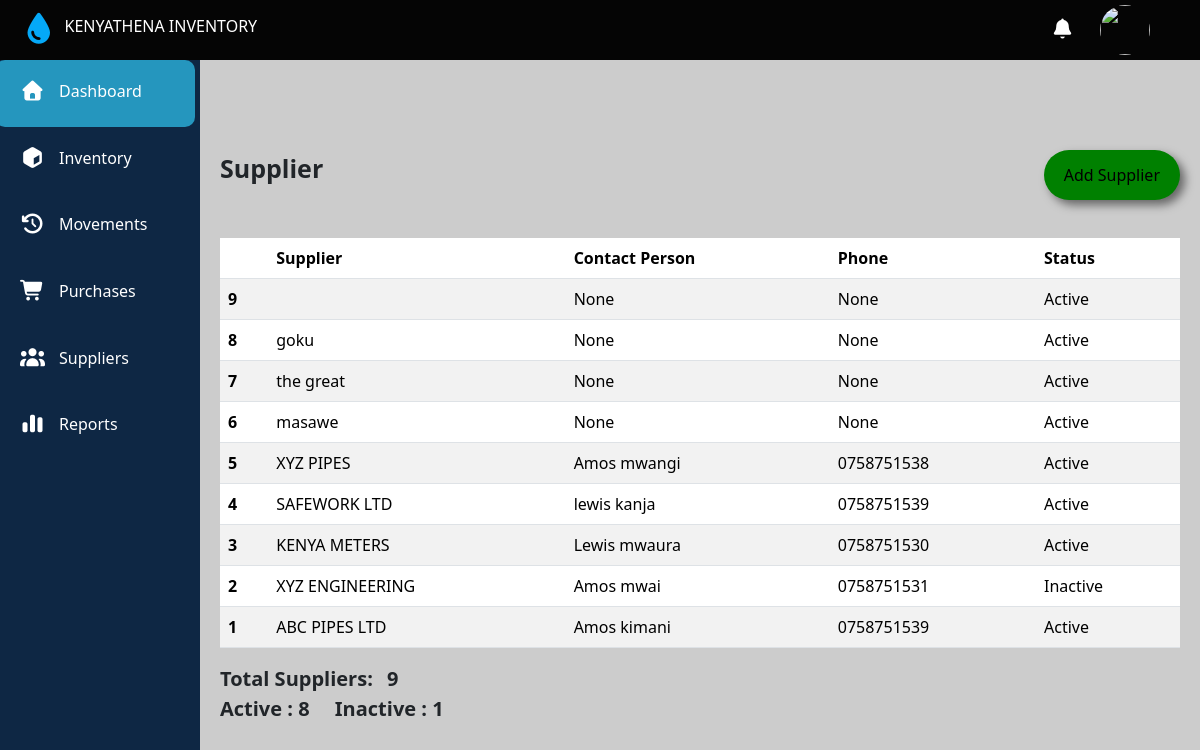
The app's page /supplierpage/ with its own data.
### main/models.py (models this page shows, shortened)
class Suppliers(models.Model):
  supplier=models.CharField(max_length=200)
  contact = models.CharField(max_length=200,null=True)
  phone = models.CharField(max_length=15,null=True)
  status =models.BooleanField(default=True ,null=True)

### main/views.py (the view)
# urls.py: path('supplierpage/',views.supplierPage,name ='supplier'),
def supplierPage(request):
  suppliers = Suppliers.objects.all()[:10]
  suppliers_count= Suppliers.objects.count()
  suppliers_active = Suppliers.objects.filter(status=True).count()
  suppliers_inactive = Suppliers.objects.filter(status=False).count()
  context ={'suppliers':suppliers,'suppliers_count':suppliers_count,'suppliers_active':suppliers_active,'suppliers_inactive':suppliers_inactive}
  return render(request,'main/suppliers.html',context)

### main/templates/main/suppliers.html (shortened to what this page needs)
{% extends 'main/base.html' %}
{% block content %}
<div class="addSupplier">
  <span>Supplier</span>
  <button>Add Supplier</button>
</div>
<div class="supplier" style="margin-right: 20px;">
  <table class="table table-striped"  >
  <thead>
    <tr>
      <th scope="col"></th>
      <th scope="col">Supplier</th>
      <th scope="col">Contact Person</th>
      <th scope="col">Phone</th>
      <th scope="col">Status</th>
    </tr>
  </thead>
  <tbody>
    {% for supplier in suppliers  reversed %}
    <tr>
      <th scope="row">{{supplier.id}}</th>
      <td>{{supplier.supplier}}</td>
      <td>{{supplier.contact}}</td>
      <td>{{supplier.phone}}</td>
      {% if supplier.status %}
      <td>Active</td>
      {% else %}
      <td>Inactive</td>
      {% endif %}
    </tr>
    {% endfor %}
  </tbody>
</table>
<div class="total">
  <span>Total Suppliers:</span>
  <span>{{suppliers_count}}</span>
</div>
<div class="status">
  <span>Active : {{suppliers_active}}</span>
  <span>Inactive : {{suppliers_inactive}}</span>
</div>
</div>
{% endblock %}

### main/static/main/css/masawe.css (style rules this page uses)
body { margin: 90px 0 0 220px; padding: 0; box-sizing: border-box; background-color: rgba(0,0,0,0.2) }
html, body { scrollbar-width: none; -ms-overflow-style: none; }

### main/templates/main/suppliers.html (style rules this page uses)
.supplier .table { margin-top: 4%; margin-right:100px; }
.addSupplier { display: flex; justify-content: space-between; margin-right: 20px; margin-top: 150px; }
.addSupplier span { font-weight: 700; font-size: 25px; }
.addSupplier button { border: none; background-color: green; height: 50px; cursor: pointer; padding: 0 20px; border-radius: 30px; font-weight: 500; box-shadow: 5px 5px 10px rgba(0,0,0,0.5); opacity: 1; transition: all 0.3s ease; }
.total span { font-size: 20px; font-weight: 700; margin-right:10px; }
.status { font-weight: 700; font-size: 20px; }
.status span { margin-right: 20px; }

### records on screen
Suppliers: id "9", contact "None", phone "None", status "Active"
Suppliers: id "8", supplier "goku", contact "None", phone "None", status "Active"
Suppliers: id "7", supplier "the great", contact "None", phone "None", status "Active"
Suppliers: id "6", supplier "masawe", contact "None", phone "None", status "Active"
Suppliers: id "5", supplier "XYZ PIPES", contact "Amos mwangi", phone "0758751538", status "Active"
Suppliers: id "4", supplier "SAFEWORK LTD", contact "lewis kanja", phone "0758751539", status "Active"
Suppliers: id "3", supplier "KENYA METERS", contact "Lewis mwaura", phone "0758751530", status "Active"
Suppliers: id "2", supplier "XYZ ENGINEERING", contact "Amos mwai", phone "0758751531", status "Inactive"
Suppliers: id "1", supplier "ABC PIPES LTD", contact "Amos kimani", phone "0758751539", status "Active"

### other values on screen
{{ suppliers_count }} "9"
{{ suppliers_active }} "8"
{{ suppliers_inactive }} "1"
